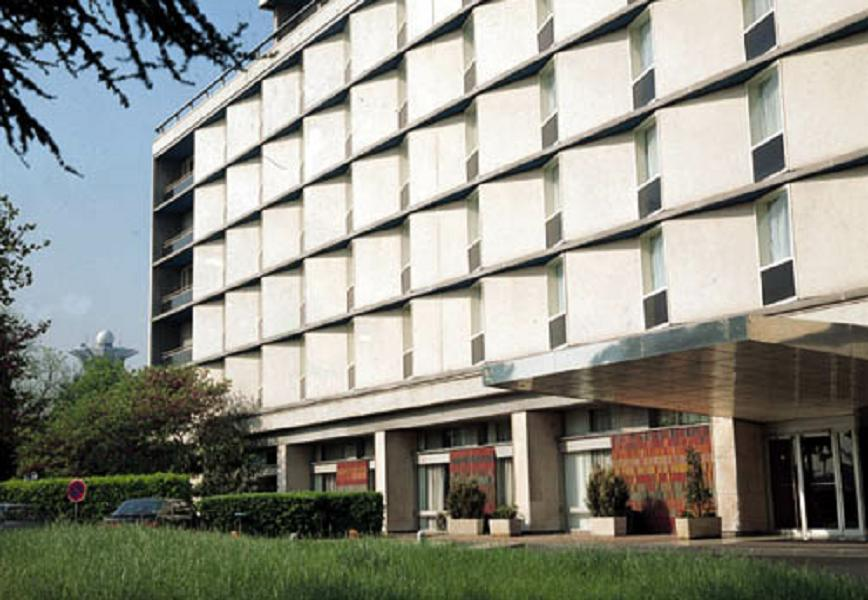
#> input picture hw3/img.jpg, 868 x 600 px
$ python 4.py
#> lines starting #> are read from the running program, lines starting #| are printed output that depends on the picture
import numpy as np
import cv2
import matplotlib.pyplot as plt

img = cv2.imread("img.jpg", 0)
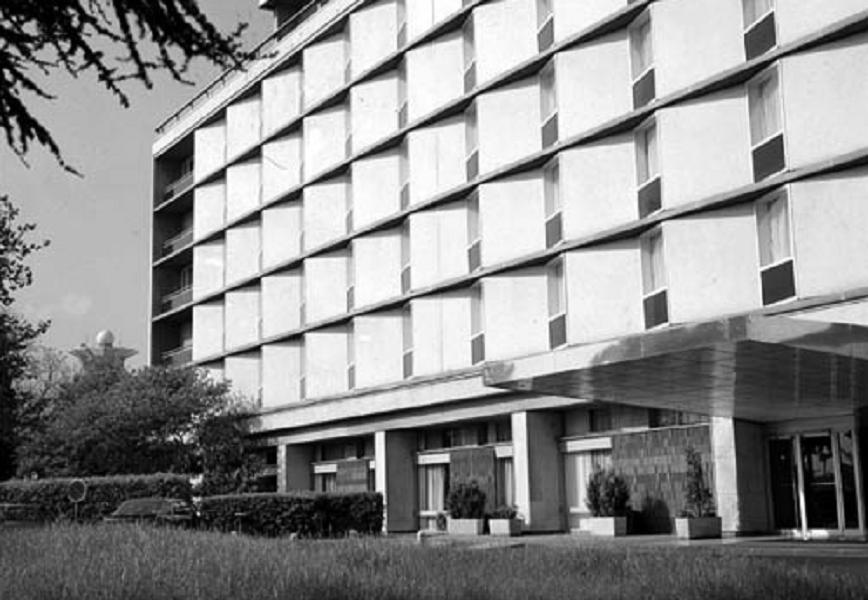
#> img: shape (600, 868); min 0, max 255, mean 142.3
h = np.bincount(img.ravel(), minlength=256)
#> h = 256 values, max 7438 at index 244, min 644 at index 150, mean 2034.4
c = h.cumsum()
#> c = 256 values from 2098 to 520800
m = c[c > 0].min()
#> m = 2098
t = np.round((c - m) / (c[-1] - m) * 255).clip(0, 255).astype(np.uint8)
#> t = 256 values from 0 to 255
out = t[img]
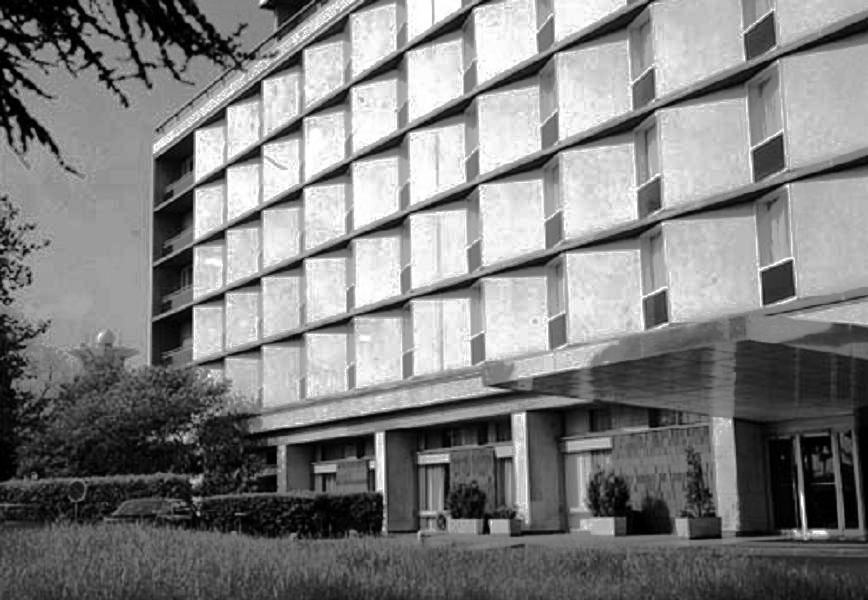
#> out: shape (600, 868); min 0, max 255, mean 127.7

figure, axes = plt.subplots(2, 2, figsize=(12, 9))
axes[0][0].imshow(img, cmap="gray", vmin=0, vmax=255)
axes[0][0].set_title("original")
axes[0][1].imshow(out, cmap="gray", vmin=0, vmax=255)
axes[0][1].set_title("equalized")
axes[1][0].bar(range(256), h)
axes[1][0].set_title("histogram before")
axes[1][1].bar(range(256), np.bincount(out.ravel(), minlength=256))
axes[1][1].set_title("histogram after")
plt.tight_layout()
plt.savefig("4.png")
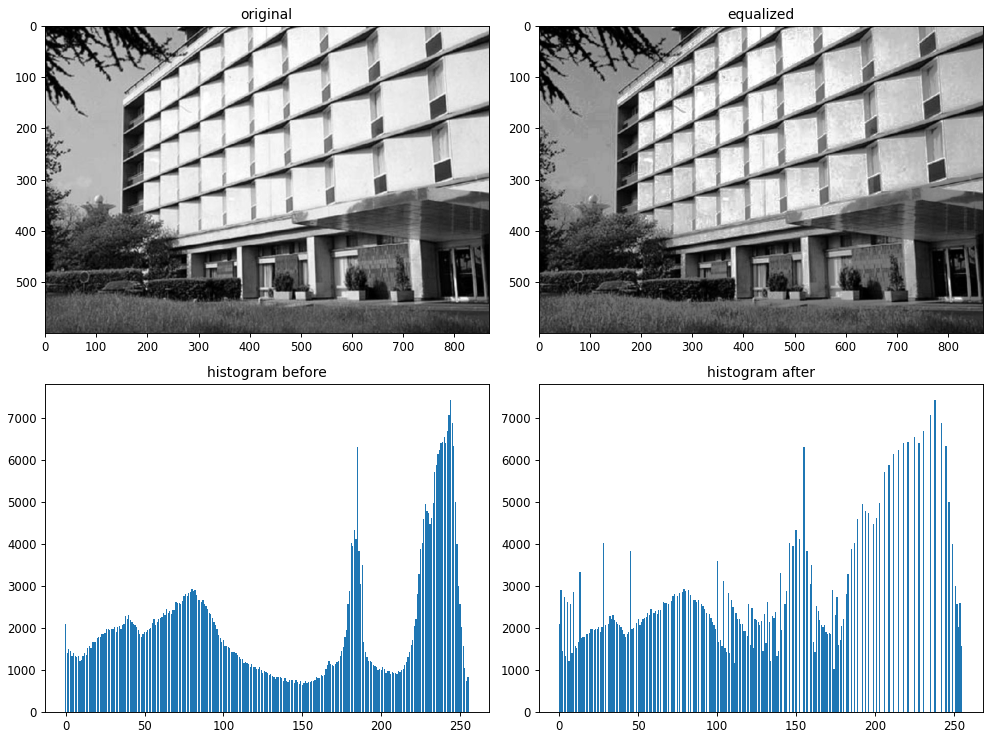
#> figure drawn by matplotlib, 4 panels; panel 3: tallest bar 7438 high, from x = 243.6 to 244.4; panel 4: tallest bar 7438 high, from x = 237.6 to 238.4
plt.show()
